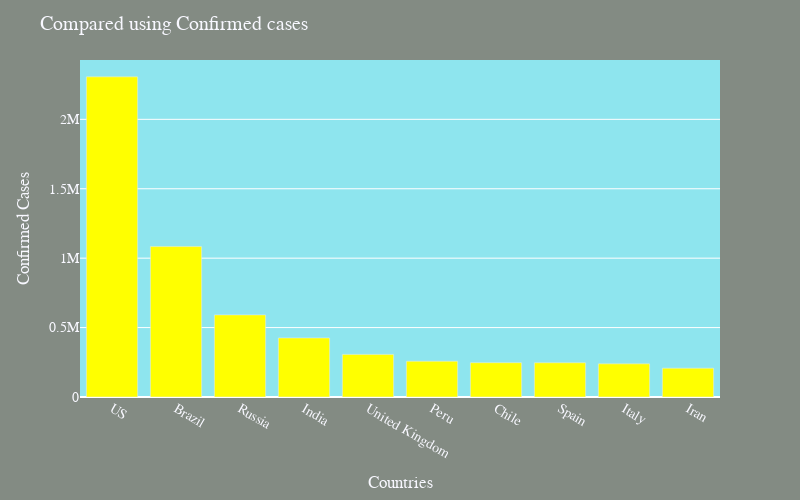

Notebook code cell kept with this figure:
### Markdown cell above
***
# <font color='yellow'>Top 10 worst affected Countries- Confirmed cases</font>
***

### Code cell
fig1=px.bar(
    sorted_country_df.head(10),
    x = "country",
    y = "confirmed",
    #title= "Top 10 worst affected countries- Confirmed cases", # the axis names
    color_discrete_sequence=["yellow"], 
    height=500,
    width=800
)
fig1.update_layout({'plot_bgcolor':'#8EE5EE',
        'paper_bgcolor':'#838B83',
        },
        title=" Compared using Confirmed cases",
        xaxis_title="Countries",
        yaxis_title="Confirmed Cases",
        font=dict(
            family="TimesNewRoman",
            size=14,
            color='#F8F8FF'
        ),           
        width = 800         )
fig1.show()

### Figure 1 — Plotly figure (JSON) as saved in the notebook; plotly's stock layout.template omitted (floating-point values rounded to 4 significant figures)
{"data": [{"alignmentgroup": "True", "hovertemplate": "country=%{x}<br>confirmed=%{y}<extra></extra>", "legendgroup": "", "marker": {"color": "yellow"}, "name": "", "offsetgroup": "", "orientation": "v", "showlegend": false, "textposition": "auto", "type": "bar", "x": ["US", "Brazil", "Russia", "India", "United Kingdom", "Peru", "Chile", "Spain", "Italy", "Iran"], "xaxis": "x", "y": [2305950, 1083341, 591465, 425282, 306761, 257447, 246963, 246504, 238720, 207525], "yaxis": "y"}], "layout": {"barmode": "relative", "font": {"color": "#F8F8FF", "family": "TimesNewRoman", "size": 14}, "height": 500, "legend": {"tracegroupgap": 0}, "margin": {"t": 60}, "paper_bgcolor": "#838B83", "plot_bgcolor": "#8EE5EE", "title": {"text": " Compared using Confirmed cases"}, "width": 800, "xaxis": {"anchor": "y", "domain": [0, 1], "title": {"text": "Countries"}}, "yaxis": {"anchor": "x", "domain": [0, 1], "title": {"text": "Confirmed Cases"}}}}
